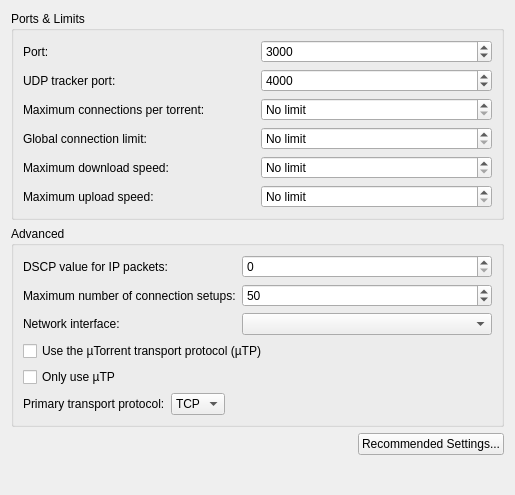
<?xml version="1.0" encoding="UTF-8"?>
<ui version="4.0">
 <class>NetworkPref</class>
 <widget class="QWidget" name="NetworkPref">
  <property name="geometry">
   <rect>
    <x>0</x>
    <y>0</y>
    <width>501</width>
    <height>495</height>
   </rect>
  </property>
  <layout class="QVBoxLayout" name="verticalLayout_2">
   <item>
    <widget class="QGroupBox" name="groupBox">
     <property name="title">
      <string>Ports &amp;&amp; Limits</string>
     </property>
     <layout class="QGridLayout">
      <item row="0" column="0">
       <widget class="QLabel" name="label">
        <property name="text">
         <string>Port:</string>
        </property>
       </widget>
      </item>
      <item row="0" column="1">
       <widget class="QSpinBox" name="kcfg_port">
        <property name="toolTip">
         <string>&lt;p&gt;Port used for the bittorrent protocol.&lt;/p&gt;
&lt;p&gt;&lt;span style=&quot; font-weight:600;&quot;&gt;Attention:&lt;/span&gt; If you are behind a router, this port needs to be forwarded to accept incoming connections. The UPnP plugin can do this for you.&lt;/p&gt;</string>
        </property>
        <property name="minimum">
         <number>1</number>
        </property>
        <property name="maximum">
         <number>65535</number>
        </property>
        <property name="value">
         <number>3000</number>
        </property>
       </widget>
      </item>
      <item row="1" column="0">
       <widget class="QLabel" name="label_2">
        <property name="text">
         <string>UDP tracker port:</string>
        </property>
       </widget>
      </item>
      <item row="1" column="1">
       <widget class="QSpinBox" name="kcfg_udpTrackerPort">
        <property name="toolTip">
         <string>&lt;p&gt;Port used for the UDP tracker protocol.&lt;/p&gt;
&lt;p&gt;&lt;span style=&quot; font-weight:600;&quot;&gt;Attention:&lt;/span&gt; If you are behind a router, this port needs to be forwarded. The UPnP plugin can do this for you.&lt;/p&gt;</string>
        </property>
        <property name="minimum">
         <number>1</number>
        </property>
        <property name="maximum">
         <number>65536</number>
        </property>
        <property name="value">
         <number>4000</number>
        </property>
       </widget>
      </item>
      <item row="2" column="0">
       <widget class="QLabel" name="label_3">
        <property name="text">
         <string>Maximum connections per torrent:</string>
        </property>
       </widget>
      </item>
      <item row="2" column="1">
       <widget class="QSpinBox" name="kcfg_maxConnections">
        <property name="toolTip">
         <string>The maximum number of connections allowed per torrent.</string>
        </property>
        <property name="specialValueText">
         <string>No limit</string>
        </property>
        <property name="maximum">
         <number>99999</number>
        </property>
       </widget>
      </item>
      <item row="3" column="0">
       <widget class="QLabel" name="label_4">
        <property name="text">
         <string>Global connection limit:</string>
        </property>
       </widget>
      </item>
      <item row="3" column="1">
       <widget class="QSpinBox" name="kcfg_maxTotalConnections">
        <property name="toolTip">
         <string>The global connection limit for all torrents combined.</string>
        </property>
        <property name="specialValueText">
         <string>No limit</string>
        </property>
        <property name="maximum">
         <number>99999</number>
        </property>
       </widget>
      </item>
      <item row="4" column="0">
       <widget class="QLabel" name="label_6">
        <property name="text">
         <string>Maximum download speed:</string>
        </property>
       </widget>
      </item>
      <item row="4" column="1">
       <widget class="QSpinBox" name="kcfg_maxDownloadRate">
        <property name="toolTip">
         <string>The maximum download speed in KiB/s.</string>
        </property>
        <property name="specialValueText">
         <string>No limit</string>
        </property>
        <property name="suffix">
         <string> KiB/s</string>
        </property>
        <property name="maximum">
         <number>6500000</number>
        </property>
       </widget>
      </item>
      <item row="5" column="0">
       <widget class="QLabel" name="label_5">
        <property name="text">
         <string>Maximum upload speed:</string>
        </property>
       </widget>
      </item>
      <item row="5" column="1">
       <widget class="QSpinBox" name="kcfg_maxUploadRate">
        <property name="toolTip">
         <string>The maximum upload speed in KiB/s</string>
        </property>
        <property name="specialValueText">
         <string>No limit</string>
        </property>
        <property name="suffix">
         <string> KiB/s</string>
        </property>
        <property name="maximum">
         <number>6500000</number>
        </property>
       </widget>
      </item>
     </layout>
    </widget>
   </item>
   <item>
    <widget class="QGroupBox" name="groupBox_2">
     <property name="title">
      <string>Advanced</string>
     </property>
     <layout class="QVBoxLayout" name="verticalLayout">
      <item>
       <layout class="QGridLayout">
        <item row="0" column="0">
         <widget class="QLabel" name="label_7">
          <property name="text">
           <string>DSCP value for IP packets:</string>
          </property>
         </widget>
        </item>
        <item row="0" column="1">
         <widget class="QSpinBox" name="kcfg_dscp">
          <property name="toolTip">
           <string>This value will be filled in the DSCP field of all the IP packets sent for the bittorrent protocol.</string>
          </property>
          <property name="maximum">
           <number>63</number>
          </property>
         </widget>
        </item>
        <item row="1" column="0">
         <widget class="QLabel" name="label_8">
          <property name="text">
           <string>Maximum number of connection setups:</string>
          </property>
         </widget>
        </item>
        <item row="1" column="1">
         <widget class="QSpinBox" name="kcfg_maxConnectingSockets">
          <property name="toolTip">
           <string>&lt;p&gt;The maximum number of outgoing connections ktorrent will try to set up simultaneously.&lt;/p&gt;
&lt;p&gt;If you are having trouble with ktorrent blocking other internet traffic, try setting this number a bit lower.&lt;/p&gt;</string>
          </property>
          <property name="minimum">
           <number>10</number>
          </property>
          <property name="maximum">
           <number>200</number>
          </property>
          <property name="value">
           <number>50</number>
          </property>
         </widget>
        </item>
        <item row="2" column="0">
         <widget class="QLabel" name="label_9">
          <property name="text">
           <string>Network interface:</string>
          </property>
         </widget>
        </item>
        <item row="2" column="1">
         <widget class="QComboBox" name="combo_networkInterface">
          <property name="sizePolicy">
           <sizepolicy hsizetype="Expanding" vsizetype="Fixed">
            <horstretch>0</horstretch>
            <verstretch>0</verstretch>
           </sizepolicy>
          </property>
          <property name="toolTip">
           <string>&lt;p&gt;Which network interface to listen on for incoming connections.&lt;/p&gt;
&lt;p&gt;&lt;span style=&quot;font-weight:600;&quot;&gt;Note: &lt;/span&gt;Requires a restart to take effect.&lt;/p&gt;</string>
          </property>
         </widget>
        </item>
       </layout>
      </item>
      <item>
       <widget class="QCheckBox" name="kcfg_utpEnabled">
        <property name="toolTip">
         <string>The µTorrent transport protocol runs over UDP and is optimized to not interfere with other traffic, while still using up all unused bandwidth.</string>
        </property>
        <property name="text">
         <string>Use the µTorrent transport protocol (µTP)</string>
        </property>
       </widget>
      </item>
      <item>
       <widget class="QCheckBox" name="kcfg_onlyUseUtp">
        <property name="toolTip">
         <string>Don't use TCP for bittorrent connections, only use the µTP protocol. This can lead to slower speeds, seeing that not all bittorrent clients support µTP.</string>
        </property>
        <property name="text">
         <string>Only use µTP</string>
        </property>
       </widget>
      </item>
      <item>
       <layout class="QHBoxLayout" name="horizontalLayout_2">
        <item>
         <widget class="QLabel" name="label_10">
          <property name="text">
           <string>Primary transport protocol:</string>
          </property>
         </widget>
        </item>
        <item>
         <widget class="QComboBox" name="kcfg_primaryTransportProtocol">
          <property name="toolTip">
           <string>The primary transport protocol to use, when attempting to set up a connection with a peer, this protocol is chosen first.</string>
          </property>
          <item>
           <property name="text">
            <string>TCP</string>
           </property>
          </item>
          <item>
           <property name="text">
            <string>µTP</string>
           </property>
          </item>
         </widget>
        </item>
        <item>
         <spacer name="horizontalSpacer_2">
          <property name="orientation">
           <enum>Qt::Horizontal</enum>
          </property>
          <property name="sizeHint" stdset="0">
           <size>
            <width>40</width>
            <height>20</height>
           </size>
          </property>
         </spacer>
        </item>
       </layout>
      </item>
     </layout>
    </widget>
   </item>
   <item>
    <layout class="QHBoxLayout" name="horizontalLayout">
     <item>
      <spacer name="horizontalSpacer">
       <property name="orientation">
        <enum>Qt::Horizontal</enum>
       </property>
       <property name="sizeHint" stdset="0">
        <size>
         <width>40</width>
         <height>20</height>
        </size>
       </property>
      </spacer>
     </item>
     <item>
      <widget class="QPushButton" name="m_recommended_settings">
       <property name="toolTip">
        <string>Let KTorrent calculate the recommended settings based upon the bandwidth you have available.</string>
       </property>
       <property name="text">
        <string>Recommended Settings...</string>
       </property>
      </widget>
     </item>
    </layout>
   </item>
   <item>
    <spacer>
     <property name="orientation">
      <enum>Qt::Vertical</enum>
     </property>
     <property name="sizeHint" stdset="0">
      <size>
       <width>493</width>
       <height>41</height>
      </size>
     </property>
    </spacer>
   </item>
  </layout>
 </widget>
 <resources/>
 <connections/>
</ui>
